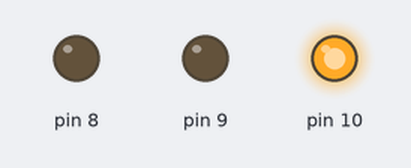
A sketch run on a simulated Arduino Uno, built with avr-gcc and run on an emulated ATmega328P. Parts: output pins drawn as LEDs (lit = HIGH).

Above: at 5.0 s.
At 12.5 s:
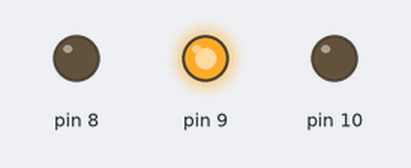
At 20.0 s:
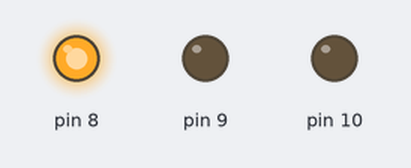
Timing chart, 0 to 32.5 s (numbered marks = the images above):
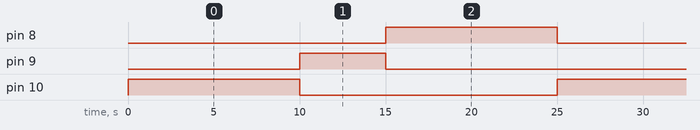

Measured:
- by itself, pin 8, pin 10: alternates HIGH for 10.0 s and LOW for 15.0 s
- by itself, pin 9: alternates HIGH for 5.0 s and LOW for 20.0 s
- by itself, everything shown: repeats every 25.0 s, in 4 steps

The sketch:

led-timed-sequence-a.ino
```cpp
void setup() {
  // put your setup code here, to run once:
  pinMode(8,OUTPUT);
 pinMode(9,OUTPUT);
 pinMode(10,OUTPUT);


}

void loop() {
  // put your main code here, to run repeatedly:
  digitalWrite(10,HIGH);
  delay(10000);
   digitalWrite(10,LOW);
   digitalWrite(9,HIGH);
  delay(5000);
   digitalWrite(9,LOW);
   digitalWrite(8,HIGH);
  delay(10000);
   digitalWrite(8,LOW);

}
```
